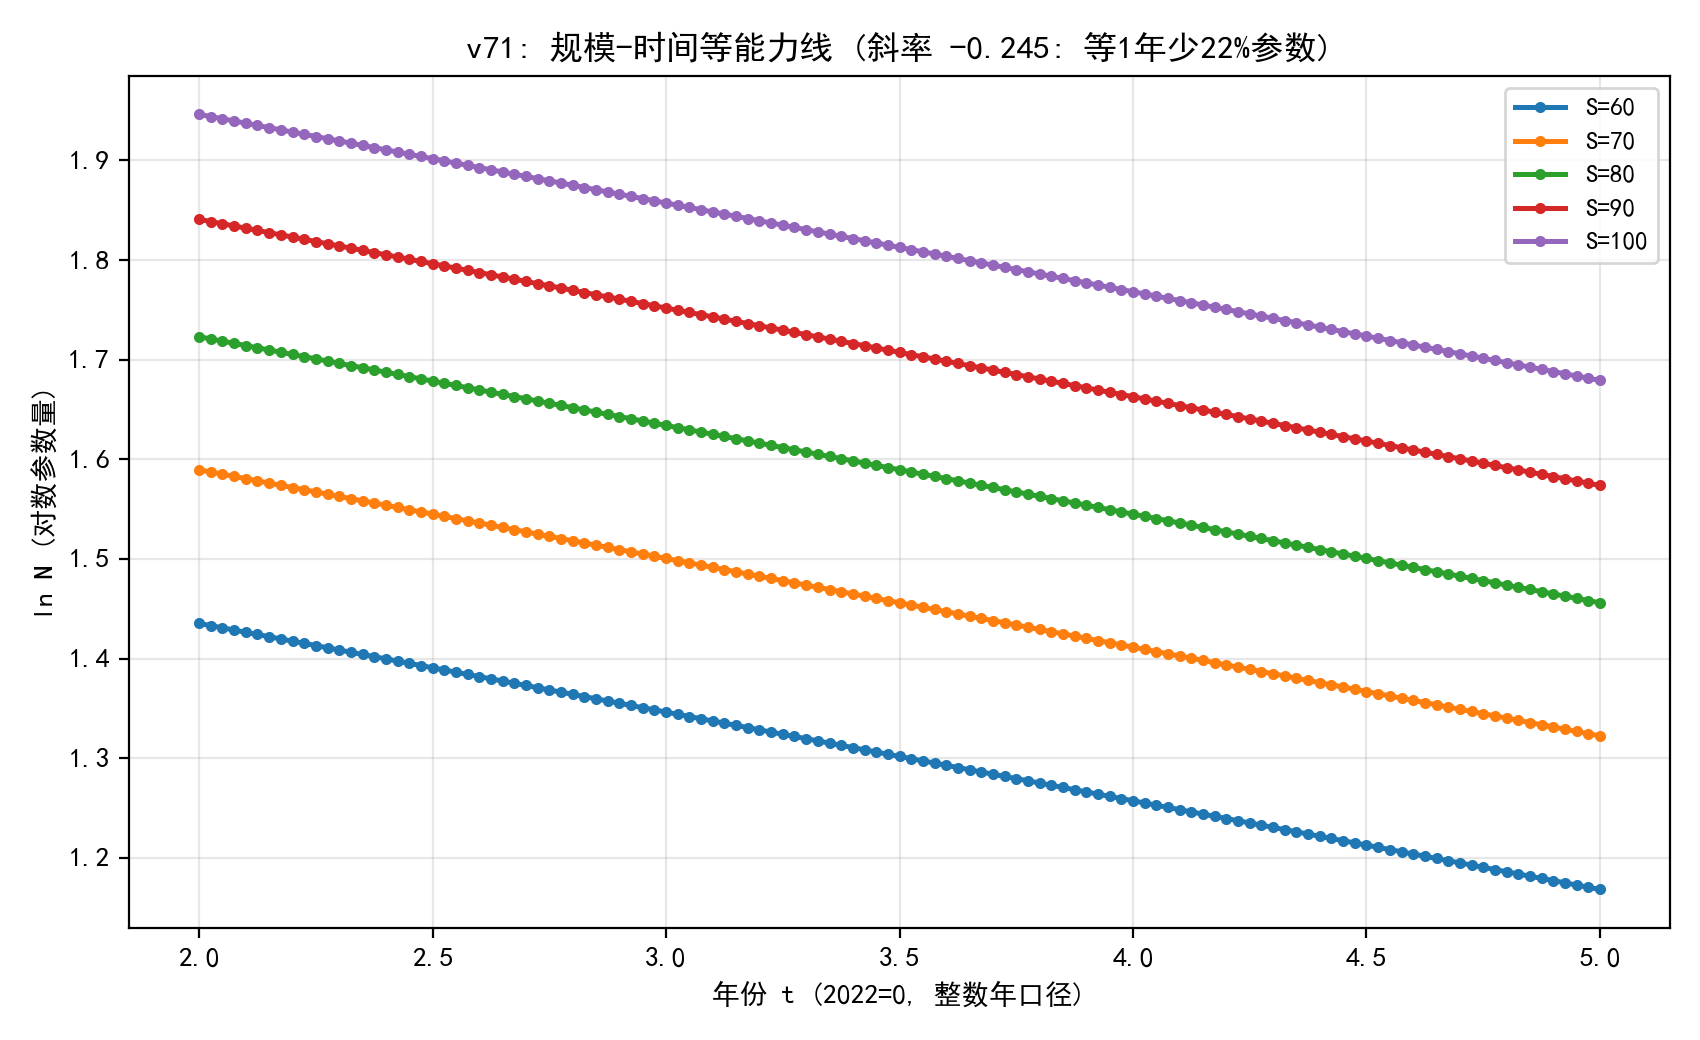

The Python source for this figure:
# -*- coding: utf-8 -*-
"""
v71 实验: 前沿的规模-时间等能力线
QR90 主链路 lnS = 2.481 + 0.364 lnN + 0.089 t:
1) S 目标 {60,70,80,90} 的 (lnN, t) 等值线 (t 整数年 2..5);
2) 边际替代率 d lnN/dt = -bT/bN: 每等一年可少用多少参数;
3) 结论: 算力约束下时间与规模可互换 (时间折现的量化).
输出: experiments/v71_p4_isoquant.csv/.json/.png
"""
import os, sys, json
import numpy as np
import pandas as pd
sys.path.insert(0, os.path.join(os.path.dirname(__file__), "..", "code"))
from common import BASE

EX = os.path.join(os.path.dirname(__file__))
os.makedirs(EX, exist_ok=True)

import matplotlib
matplotlib.use("Agg")
import matplotlib.pyplot as plt
import matplotlib.font_manager as fm
for _f in ("SimHei.ttf", "simsun.ttf"):
    _p = os.path.join(BASE, _f)
    if os.path.exists(_p):
        fm.fontManager.addfont(_p)
plt.rcParams["font.sans-serif"] = ["SimHei"]
plt.rcParams["axes.unicode_minus"] = False

B0, BN, BT = 2.481, 0.364, 0.089
TARGETS = [60, 70, 80, 90, 100]
TS = np.linspace(2, 5, 121)


def main():
    mrs = -BT / BN
    print(f"边际替代率 d lnN/dt = {mrs:.3f} => 每等1年可少用 {np.exp(mrs)-1:.0%} 参数 "
          f"(或提前1年需 {np.exp(-mrs)-1:.0%} 更多参数)")
    rows = []
    for S in TARGETS:
        lnN = np.log(S) - B0 - BT * TS
        for t, ln in zip(TS[::30], lnN[::30]):
            rows.append({"S": S, "t": float(t), "lnN": float(ln), "N_B": float(np.exp(ln))})
    rdf = pd.DataFrame(rows)
    rdf.to_csv(os.path.join(EX, "v71_p4_isoquant.csv"), index=False, encoding="utf-8-sig")

    fig, ax = plt.subplots(figsize=(8.5, 5.2))
    for S in TARGETS:
        lnN = np.log(S) - B0 - BT * TS
        ax.plot(TS, lnN, lw=1.8, marker="o", ms=3, label=f"S={S}")
    ax.set_xlabel("年份 t (2022=0, 整数年口径)"); ax.set_ylabel("ln N (对数参数量)")
    ax.set_title(f"v71: 规模-时间等能力线 (斜率 {mrs:.3f}: 等1年少22%参数)")
    ax.legend(fontsize=9); ax.grid(alpha=0.3)
    fig.tight_layout(); fig.savefig(os.path.join(EX, "v71_p4_isoquant.png"), dpi=200)
    plt.close(fig)

    with open(os.path.join(EX, "v71_p4_isoquant.json"), "w", encoding="utf-8") as f:
        json.dump({"mrs_lnN_t": mrs, "one_year_param_saving_pct": float(np.exp(mrs) - 1), "one_year_early_premium_pct": float(np.exp(-mrs) - 1),
                   "rows": rows}, f, ensure_ascii=False, indent=2)
    print("\ndone v71")


if __name__ == "__main__":
    main()
